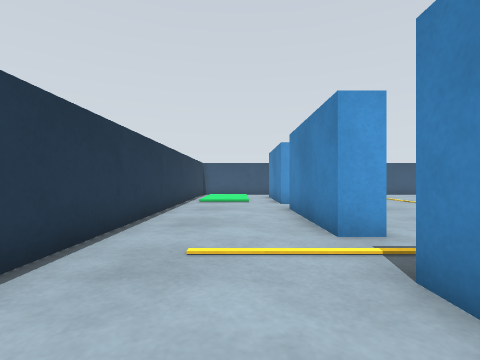
view 1 (above)

16 first-person views from a walk through a Gazebo world. The camera is 0.49 m above the floor, looks level and sees 85° across. The floor is counted in squares, 0.5 m on a side. Each view is taken from the middle of a square. On the plan, view 1 faces up. The plan holds only what a view shows up to about 11 squares ahead; the rest is blank.

view 2
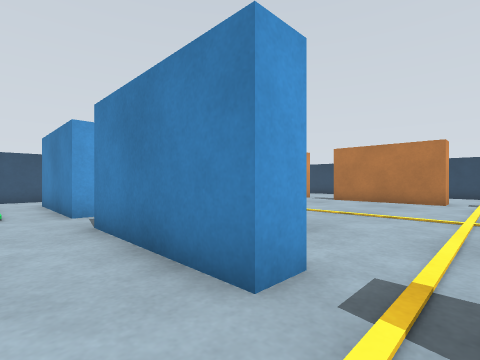

view 3
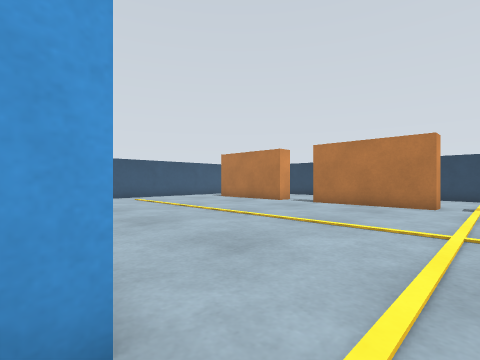

view 4
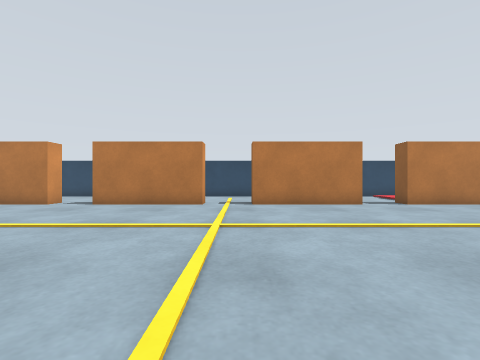

view 5
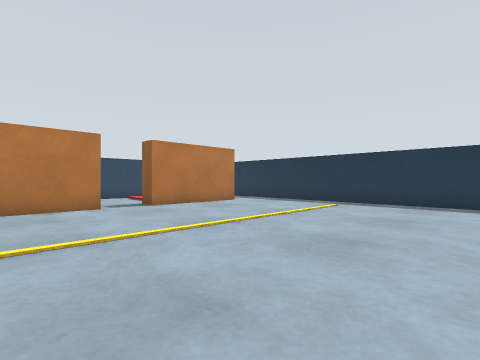

view 6
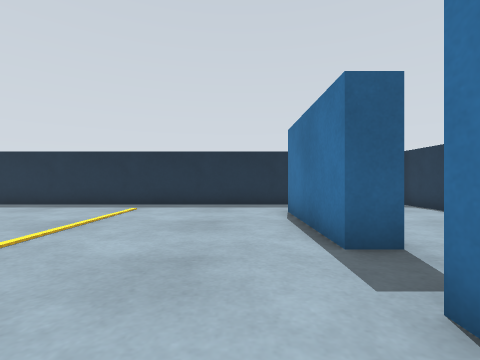

view 7
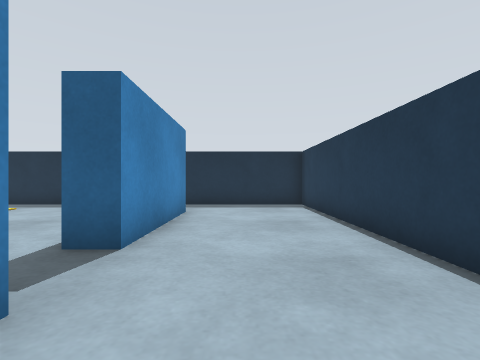

view 8
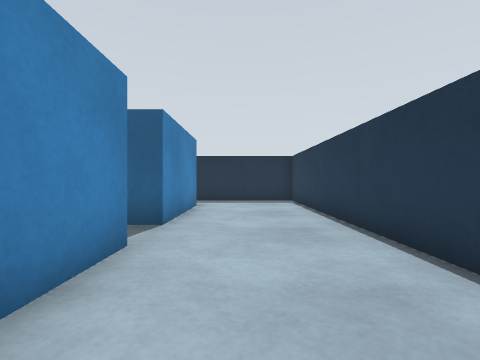

view 9
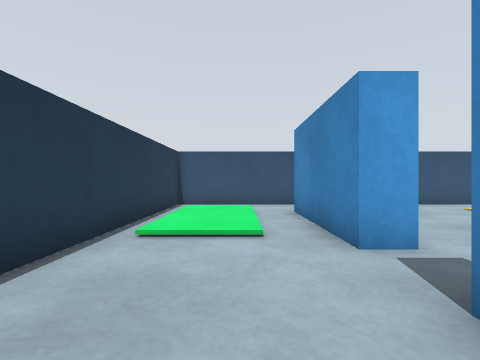

view 10
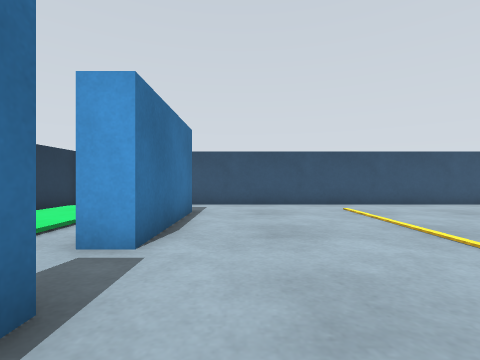

view 11
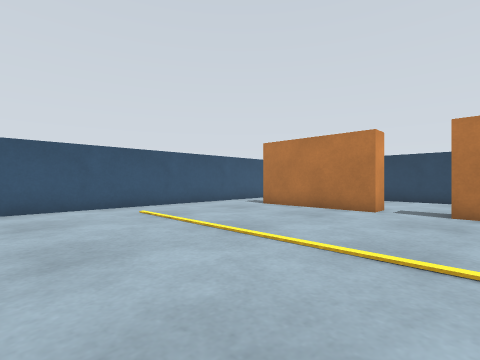

view 12
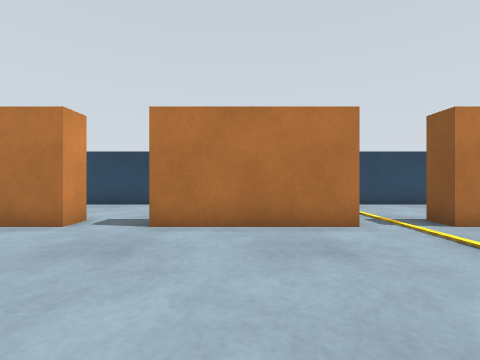

view 13
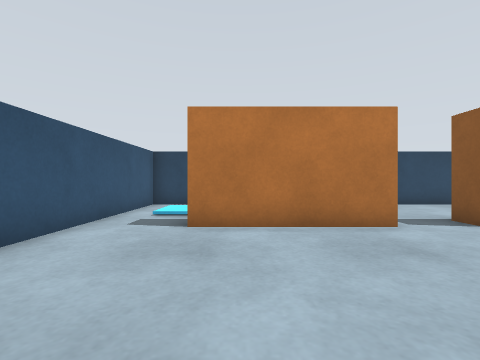

view 14
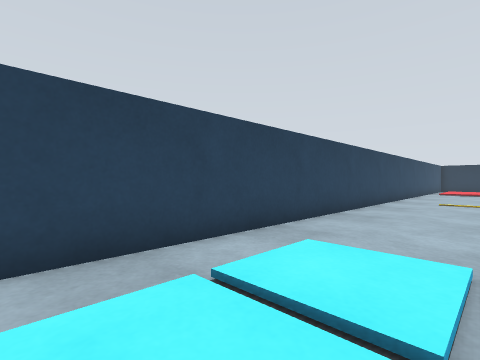

view 15
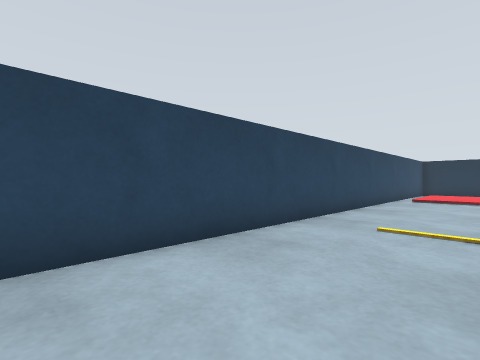

view 16
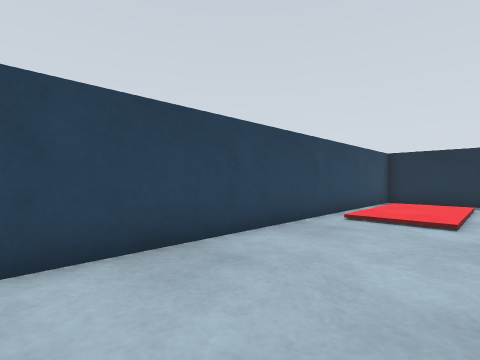

### Floor plan
Points are (right, up) in squares from view 1. A wall is a line through its corners. A room is listed if a view was taken in it or the views show most of it. See-through windows are left out.
Room 1 (views 1, 2, 3, 4, 5, 6, 7, 8, 9, 10, 11, 12, 13, 14, 15, 16)
walls: (2.6, 4.5) (1.7, 4.5) (1.7, 9); (1.7, 1.8) (1.7, 2.5); (13.2, 4.5) (12.5, 4.5) (12.5, 8.9) (13.4, 8.9); (2.5, 9) (2.5, 8.5); (2.5, -1.5) (2.5, -2); (1.7, -2) (1.7, 0.2); (12.5, -2) (12.5, 2.5) (13.4, 2.5); (13.4, 10.7) (12.5, 10.7) (12.5, 15.1); (-2.5, -0.6) (-2.5, -10.5) (17.1, -10.5); (2.5, 15) (2.5, 10.7) (1.7, 10.7) (1.7, 15.1); (12.5, -6.6) (12.5, -3.7) (13.4, -3.7); (1.7, -8.1) (1.7, -3.7) (2.5, -3.7) (2.5, -8.1); (17.5, -10.1) (17.5, 17.5) (-2.5, 17.5) (-2.5, 2.6)

Positions as (right, up) in squares from view 1, and headings:
1: (0, 0), facing up
2: (0, 3), facing up-right
3: (2, 3), facing up-right
4: (2, 3), facing right
5: (3, 1), facing down-right
6: (4, 0), facing down
7: (0, 0), facing down
8: (0, 2), facing down
9: (0, 7), facing up
10: (4, 7), facing up
11: (4, 8), facing up-right
12: (7, 7), facing right
13: (7, 14), facing right
14: (14, 16), facing down-right
15: (14, 9), facing down-right
16: (14, 2), facing down-right
